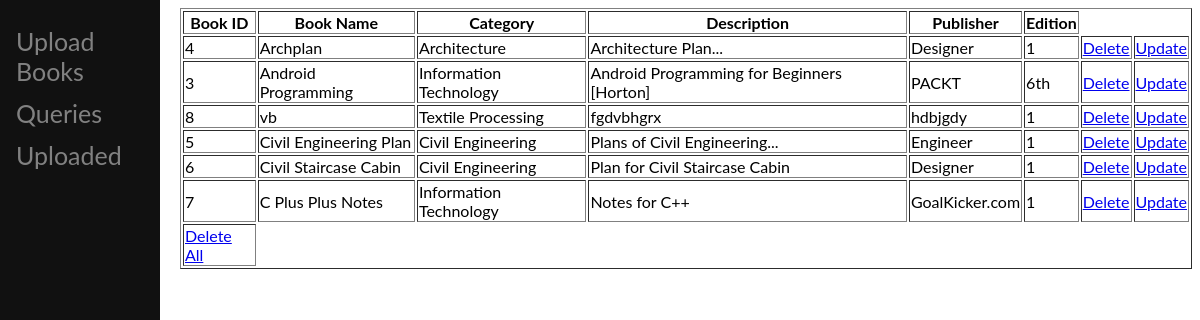
The page /uploaded1.php on the database its author committed.
### tables this page shows
CREATE TABLE `book` (
  `b_id` int(4) NOT NULL,
  `b_name` varchar(50) NOT NULL,
  `b_cat` varchar(25) NOT NULL,
  `b_desc` longtext NOT NULL,
  `b_publisher` varchar(40) NOT NULL,
  `b_edition` varchar(20) NOT NULL,
  `b_img` longtext NOT NULL,
  `b_pdf` longtext NOT NULL
);

### uploaded1.php (the view)
<form method="POST">
<table border='1'>
<th>Book ID</th>
<th>Book Name</th>
<th>Category</th>
<th>Description</th>
<th>Publisher</th>
<th>Edition</th>
<?php
include("sidebaradmin.php");
		$conn=mysqli_connect("localhost","root","","miniproject");
		$sql="select b_id,b_name,b_cat,b_desc,b_publisher,b_edition from book";
		$result=mysqli_query($conn,$sql);
		while($r=mysqli_fetch_assoc($result))
		{
			echo "<tr>";
			echo "<td>".$r['b_id']."</td>";
			echo "<td>".$r['b_name']."</td>";
			echo "<td>".$r['b_cat']."</td>";
			echo "<td>".$r['b_desc']."</td>";
			echo "<td>".$r['b_publisher']."</td>";
			echo "<td>".$r['b_edition']."</td>";
			echo "<td> <a href=uploaded.php?b_id=".$r['b_id']."&value=del>Delete</a></td>";
			echo "<td> <a href=uploaded.php?b_id=".$r['b_id']."&value=upd>Update</a></td></tr>";
		}
		echo "<tr><td><a href=uploaded.php?value=dellall>Delete All</a></td></tr>";
?>
</table>
</form>

### sidebaradmin.php (shortened to what this page needs)
<link rel="stylesheet" href="style.css">
<body>
<!DOCTYPE html>
<html>
<head>
</head>
<body>
<div class="sidenav">
  <a href="upload_books.php">Upload Books</a>
  <a href="queries.php">Queries</a>
  <a href="uploaded1.php">Uploaded</a>
</div>
</body>
</html>

### style.css (style rules this page uses)
body { font-family: "Lato", sans-serif; margin-left: 180px; }
.sidenav { height: 100%; width: 160px; position: fixed; z-index: 1; top: 0; left: 0; background-color: #111; overflow-x: hidden; padding-top: 20px; }
.sidenav a { padding: 6px 8px 6px 16px; text-decoration: none; font-size: 25px; color: #818181; display: block; }

### rows shown on the page
book: b_id "4", b_name "Archplan", b_cat "Architecture", b_desc "Architecture Plan...", b_publisher "Designer", b_edition "1"
book: b_id "3", b_name "Android Programming", b_cat "Information Technology", b_desc "Android Programming for Beginners [Horton]", b_publisher "PACKT", b_edition "6th"
book: b_id "8", b_name "vb", b_cat "Textile Processing", b_desc "fgdvbhgrx", b_publisher "hdbjgdy", b_edition "1"
book: b_id "5", b_name "Civil Engineering Plan", b_cat "Civil Engineering", b_desc "Plans of Civil Engineering...", b_publisher "Engineer", b_edition "1"
book: b_id "6", b_name "Civil Staircase Cabin", b_cat "Civil Engineering", b_desc "Plan for Civil Staircase Cabin", b_publisher "Designer", b_edition "1"
book: b_id "7", b_name "C Plus Plus Notes", b_cat "Information Technology", b_desc "Notes for C++", b_publisher "GoalKicker.com", b_edition "1"
